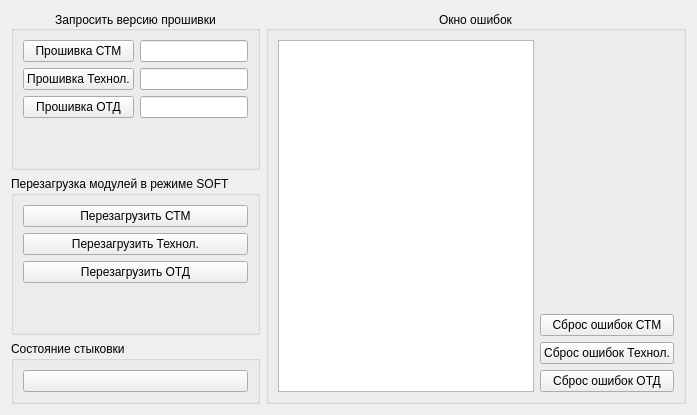
      <widget class="QWidget" name="tab_7">
       <attribute name="title">
        <string>Управление модулями</string>
       </attribute>
       <layout class="QGridLayout" name="gridLayout_2">
        <item row="0" column="0">
         <widget class="QGroupBox" name="groupBox_12">
          <property name="sizePolicy">
           <sizepolicy hsizetype="Expanding" vsizetype="Expanding">
            <horstretch>0</horstretch>
            <verstretch>0</verstretch>
           </sizepolicy>
          </property>
          <property name="maximumSize">
           <size>
            <width>300</width>
            <height>16777215</height>
           </size>
          </property>
          <property name="title">
           <string>Запросить версию прошивки</string>
          </property>
          <property name="alignment">
           <set>Qt::AlignCenter</set>
          </property>
          <layout class="QGridLayout" name="gridLayout_12">
           <item row="1" column="1">
            <widget class="QLineEdit" name="lineEdit_4"/>
           </item>
           <item row="0" column="0">
            <widget class="QPushButton" name="pushButton_6">
             <property name="text">
              <string>Прошивка СТМ</string>
             </property>
            </widget>
           </item>
           <item row="2" column="1">
            <widget class="QLineEdit" name="lineEdit_5"/>
           </item>
           <item row="2" column="0">
            <widget class="QPushButton" name="pushButton_13">
             <property name="text">
              <string>Прошивка OТД</string>
             </property>
            </widget>
           </item>
           <item row="0" column="1">
            <widget class="QLineEdit" name="lineEdit"/>
           </item>
           <item row="1" column="0">
            <widget class="QPushButton" name="pushButton_9">
             <property name="text">
              <string>Прошивка Технол.</string>
             </property>
            </widget>
           </item>
           <item row="3" column="0">
            <spacer name="verticalSpacer_2">
             <property name="orientation">
              <enum>Qt::Vertical</enum>
             </property>
             <property name="sizeHint" stdset="0">
              <size>
               <width>20</width>
               <height>40</height>
              </size>
             </property>
            </spacer>
           </item>
          </layout>
         </widget>
        </item>
        <item row="1" column="0">
         <widget class="QGroupBox" name="groupBox_11">
          <property name="sizePolicy">
           <sizepolicy hsizetype="Expanding" vsizetype="Expanding">
            <horstretch>0</horstretch>
            <verstretch>0</verstretch>
           </sizepolicy>
          </property>
          <property name="maximumSize">
           <size>
            <width>300</width>
            <height>16777215</height>
           </size>
          </property>
          <property name="title">
           <string>Перезагрузка модулей в режиме SOFT</string>
          </property>
          <layout class="QGridLayout" name="gridLayout_11">
           <item row="0" column="0">
            <layout class="QGridLayout" name="gridLayout_10">
             <item row="0" column="0">
              <widget class="QPushButton" name="pushButton_res_stm">
               <property name="text">
                <string>Перезагрузить СТМ</string>
               </property>
              </widget>
             </item>
             <item row="1" column="0">
              <widget class="QPushButton" name="pushButton_res_tech">
               <property name="text">
                <string>Перезагрузить Технол.</string>
               </property>
              </widget>
             </item>
             <item row="2" column="0">
              <widget class="QPushButton" name="pushButton_res_otd">
               <property name="text">
                <string>Перезагрузить ОТД</string>
               </property>
              </widget>
             </item>
             <item row="3" column="0">
              <spacer name="verticalSpacer_3">
               <property name="orientation">
                <enum>Qt::Vertical</enum>
               </property>
               <property name="sizeHint" stdset="0">
                <size>
                 <width>20</width>
                 <height>40</height>
                </size>
               </property>
              </spacer>
             </item>
            </layout>
           </item>
          </layout>
         </widget>
        </item>
        <item row="2" column="0">
         <widget class="QGroupBox" name="groupBox_13">
          <property name="title">
           <string>Состояние стыковки</string>
          </property>
          <layout class="QGridLayout" name="gridLayout_8">
           <item row="0" column="0">
            <widget class="QPushButton" name="pushButton_ctm_ch_15">
             <property name="font">
              <font>
               <weight>50</weight>
               <bold>false</bold>
              </font>
             </property>
             <property name="text">
              <string/>
             </property>
            </widget>
           </item>
          </layout>
         </widget>
        </item>
        <item row="0" column="1" rowspan="3">
         <widget class="QGroupBox" name="groupBox_10">
          <property name="title">
           <string>Окно ошибок</string>
          </property>
          <property name="alignment">
           <set>Qt::AlignCenter</set>
          </property>
          <layout class="QGridLayout" name="gridLayout_7">
           <item row="0" column="0">
            <widget class="QTextBrowser" name="error_mod"/>
           </item>
           <item row="0" column="1">
            <layout class="QGridLayout" name="gridLayout_9">
             <item row="2" column="0">
              <widget class="QPushButton" name="res_err_tech">
               <property name="text">
                <string>Сброс ошибок Технол.</string>
               </property>
              </widget>
             </item>
             <item row="1" column="0">
              <widget class="QPushButton" name="res_err_stm">
               <property name="text">
                <string>Сброс ошибок СТМ</string>
               </property>
              </widget>
             </item>
             <item row="3" column="0">
              <widget class="QPushButton" name="res_err_otd">
               <property name="text">
                <string>Сброс ошибок ОТД</string>
               </property>
              </widget>
             </item>
             <item row="0" column="0">
              <spacer name="verticalSpacer">
               <property name="orientation">
                <enum>Qt::Vertical</enum>
               </property>
               <property name="sizeHint" stdset="0">
                <size>
                 <width>20</width>
                 <height>40</height>
                </size>
               </property>
              </spacer>
             </item>
            </layout>
           </item>
          </layout>
         </widget>
        </item>
       </layout>
      </widget>
